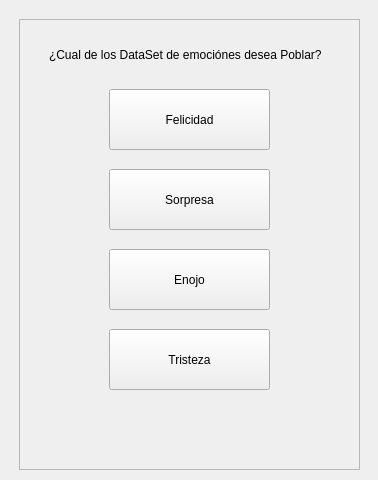
<?xml version="1.0" encoding="UTF-8"?>
<ui version="4.0">
 <class>emociones_frame</class>
 <widget class="QMainWindow" name="emociones_frame">
  <property name="geometry">
   <rect>
    <x>0</x>
    <y>0</y>
    <width>378</width>
    <height>480</height>
   </rect>
  </property>
  <property name="windowTitle">
   <string>MainWindow</string>
  </property>
  <widget class="QWidget" name="centralwidget">
   <widget class="QFrame" name="frame">
    <property name="geometry">
     <rect>
      <x>19</x>
      <y>19</y>
      <width>341</width>
      <height>451</height>
     </rect>
    </property>
    <property name="frameShape">
     <enum>QFrame::StyledPanel</enum>
    </property>
    <property name="frameShadow">
     <enum>QFrame::Raised</enum>
    </property>
    <widget class="QPushButton" name="btn_felicidad">
     <property name="geometry">
      <rect>
       <x>90</x>
       <y>70</y>
       <width>161</width>
       <height>61</height>
      </rect>
     </property>
     <property name="text">
      <string>Felicidad</string>
     </property>
    </widget>
    <widget class="QLabel" name="label">
     <property name="geometry">
      <rect>
       <x>30</x>
       <y>10</y>
       <width>291</width>
       <height>51</height>
      </rect>
     </property>
     <property name="toolTip">
      <string>&lt;html&gt;&lt;head/&gt;&lt;body&gt;&lt;p&gt;&lt;span style=&quot; font-size:10pt;&quot;&gt;¿Cual de los DataSet de emociónes desea Poblar?&lt;/span&gt;&lt;/p&gt;&lt;/body&gt;&lt;/html&gt;</string>
     </property>
     <property name="text">
      <string>¿Cual de los DataSet de emociónes desea Poblar?</string>
     </property>
    </widget>
    <widget class="QPushButton" name="btn_sorpresa">
     <property name="geometry">
      <rect>
       <x>90</x>
       <y>150</y>
       <width>161</width>
       <height>61</height>
      </rect>
     </property>
     <property name="text">
      <string>Sorpresa</string>
     </property>
    </widget>
    <widget class="QPushButton" name="btn_enojo">
     <property name="geometry">
      <rect>
       <x>90</x>
       <y>230</y>
       <width>161</width>
       <height>61</height>
      </rect>
     </property>
     <property name="text">
      <string>Enojo</string>
     </property>
    </widget>
    <widget class="QPushButton" name="btn_tisteza">
     <property name="geometry">
      <rect>
       <x>90</x>
       <y>310</y>
       <width>161</width>
       <height>61</height>
      </rect>
     </property>
     <property name="text">
      <string>Tristeza</string>
     </property>
    </widget>
   </widget>
  </widget>
 </widget>
 <resources/>
 <connections/>
</ui>
